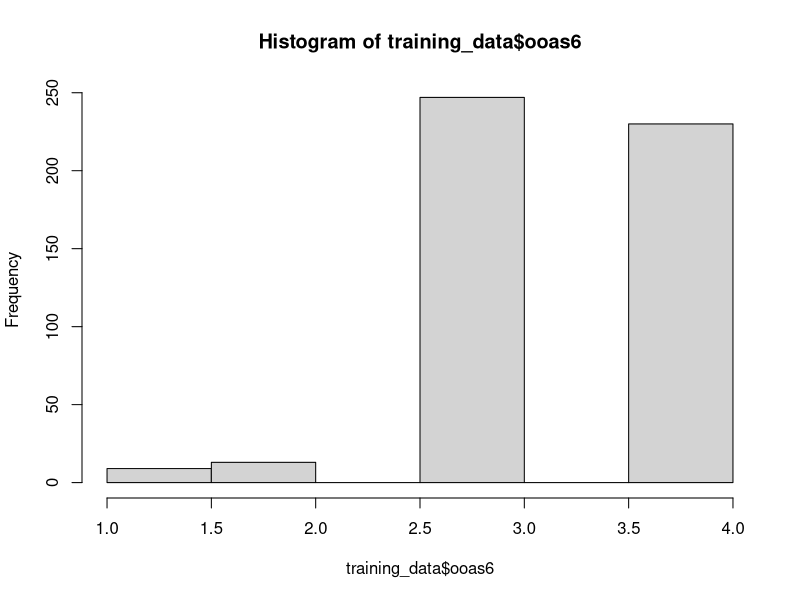
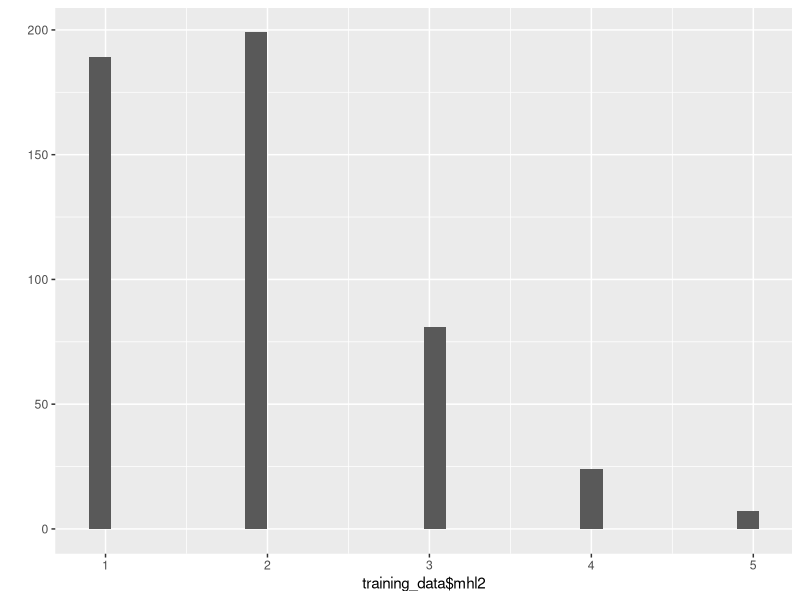
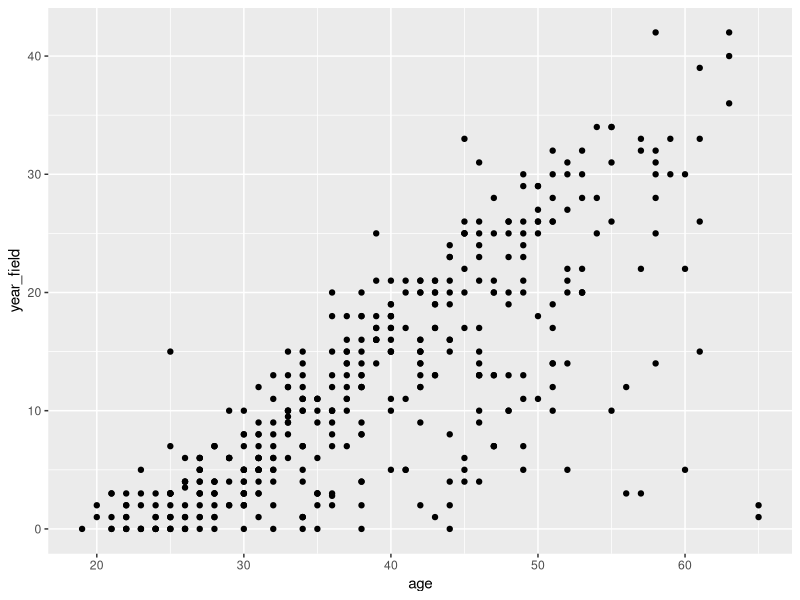
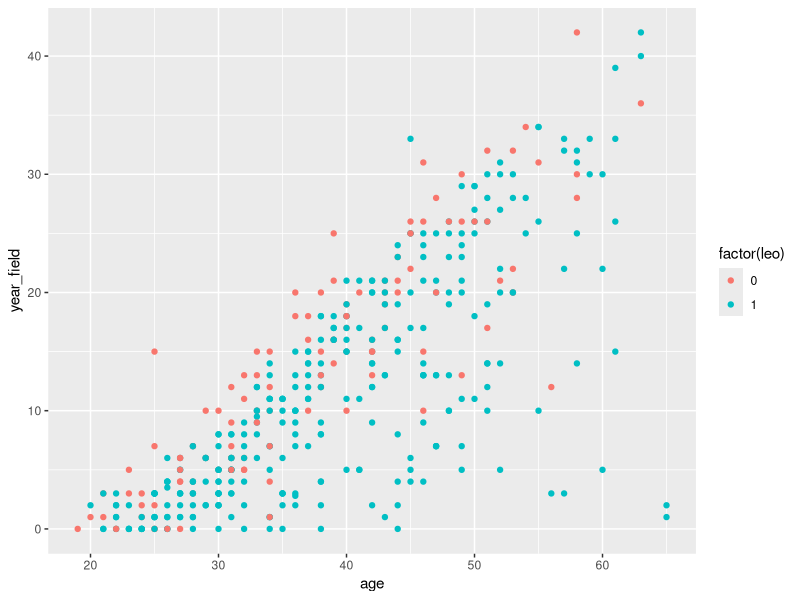
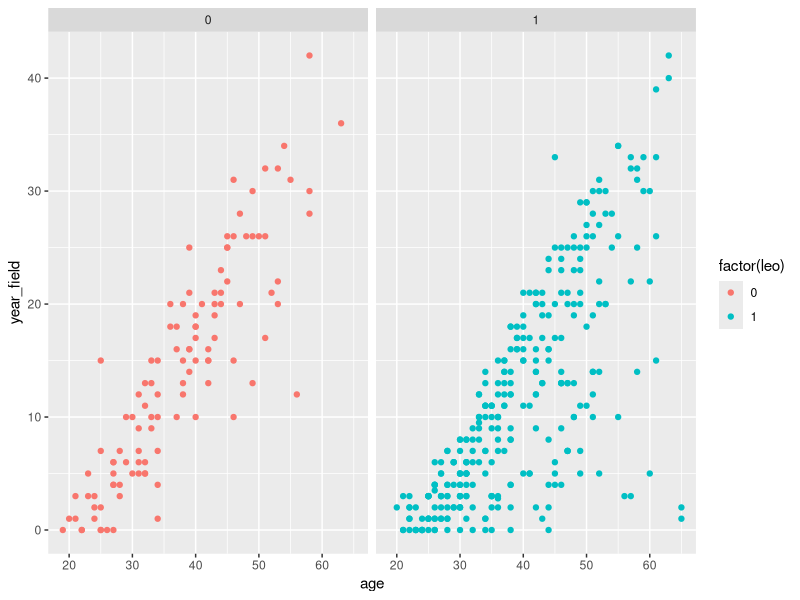
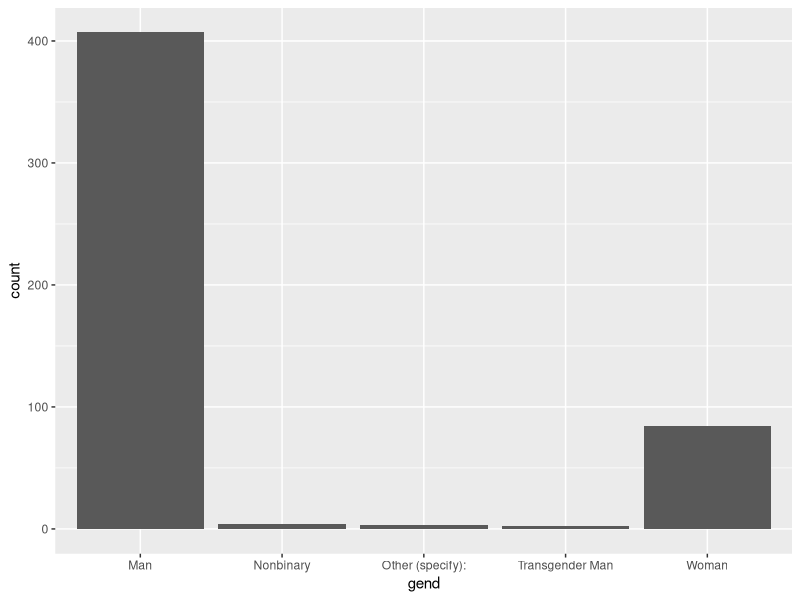
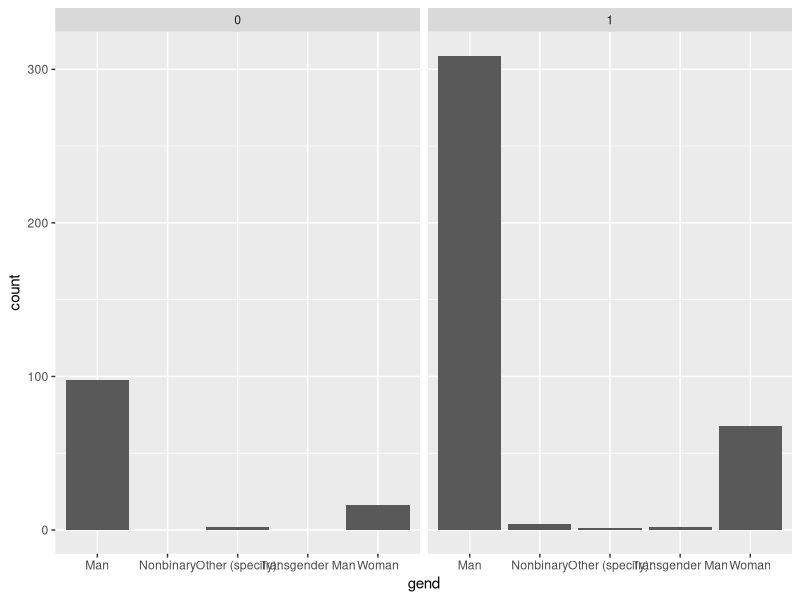
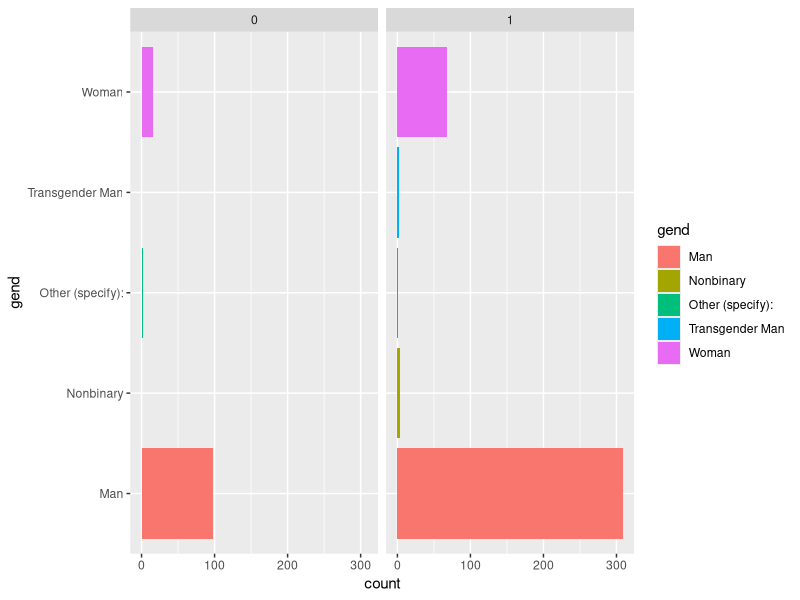

The R script that drew these images, in order:
## ---- chunk 1
library(readr)
library(tidyverse)
## ---- chunk 2
training_data <- read_csv("data/training-scales.csv")
## ---- chunk 3
glimpse(training_data)

dim(training_data)

summary(training_data)

head(training_data)
## ---- chunk 4
hist(training_data$ooas6)
qplot(training_data$mhl2)
## ---- chunk 5
training_data %>% 
  summarise(duration_mean = mean(duration_in_seconds),
            duration_sd = sd(duration_in_seconds),
            burnout1_mean = mean(burnout1),
            burnout1_sd = sd(burnout1))

## ---- chunk 6
training_data %>% 
  summarise(duration_mean = mean(duration_in_seconds),
            duration_sd = sd(duration_in_seconds),
            burnout1_mean = mean(burnout1, na.rm = TRUE),
            burnout1_sd = sd(burnout1, na.rm = TRUE))
## ---- chunk 7
training_data %>% 
  group_by(leo) %>% 
  summarise(duration_mean = mean(duration_in_seconds),
            duration_sd = sd(duration_in_seconds),
            burnout1_mean = mean(burnout1, na.rm = TRUE),
            burnout1_sd = sd(burnout1, na.rm = TRUE))
## ---- chunk 8
training_data %>% 
  pivot_longer(burnout1:burnout9) %>% 
  
  group_by(name) %>% 
  summarize(mean = mean(value, na.rm = TRUE),
            sd = sd(value, na.rm = TRUE),
            med = median(value, na.rm = TRUE),
            IQR = IQR(value, na.rm = TRUE))
## ---- chunk 9
x <- seq(1:10)
x

median(x)

quantile(x)

7.75-3.25
IQR(x)
## ---- chunk 10
sum(complete.cases(training_data))

missing_pct <- function(data){
  # The total count of missing data
  sum(is.na(data))/
    # count of all data (missing + non-missing)
    (sum(is.na(data)+!is.na(data)))
}

missing_pct(training_data)



## ---- chunk 11
training_data %>% 
  ggplot() +
  geom_point(aes(x = age, y = year_field))
## ---- chunk 12
training_data %>% 
  ggplot() +
  geom_point(aes(x = age, y = year_field, color = factor(leo)))
## ---- chunk 13
training_data %>% 
  ggplot() +
  geom_point(aes(x = age, y = year_field, color = factor(leo))) +
  facet_wrap(~ leo)
## ---- chunk 14
training_data %>% 
  ggplot() +
  geom_bar(aes(x = gend))
## ---- chunk 15
training_data %>% 
  ggplot() +
  geom_bar(aes(x = gend)) +
  facet_wrap(~ leo)
## ---- chunk 16
training_data %>% 
  ggplot() +
  geom_bar(aes(x = gend, fill = gend)) +
  facet_wrap(~ leo) +
  coord_flip()
## ---- chunk 17
training_data %>% 
  ggplot() +
  geom_boxplot(aes(x = ethnicity, y = age, fill = ethnicity))
## ---- chunk 18
training_data %>% 
  ggplot() +
  geom_violin(aes(x = ethnicity, y = age, fill = ethnicity))
## ---- chunk 19
training_data %>% 
  ggplot() +
  geom_violin(aes(x = ethnicity, y = age, fill = ethnicity)) +
  geom_boxplot(aes(x = ethnicity, y = age), width = .3)
## ---- chunk 20
training_data %>% 
  ggplot(aes(x = ethnicity, y = age)) +
  geom_violin(aes(fill = ethnicity)) +
  geom_boxplot( width = .3)
## ---- chunk 21
sessionInfo()
